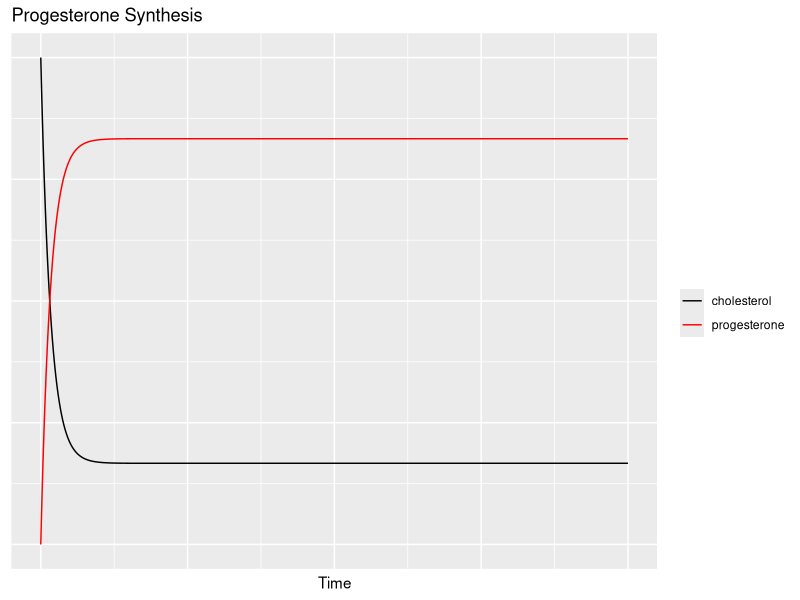
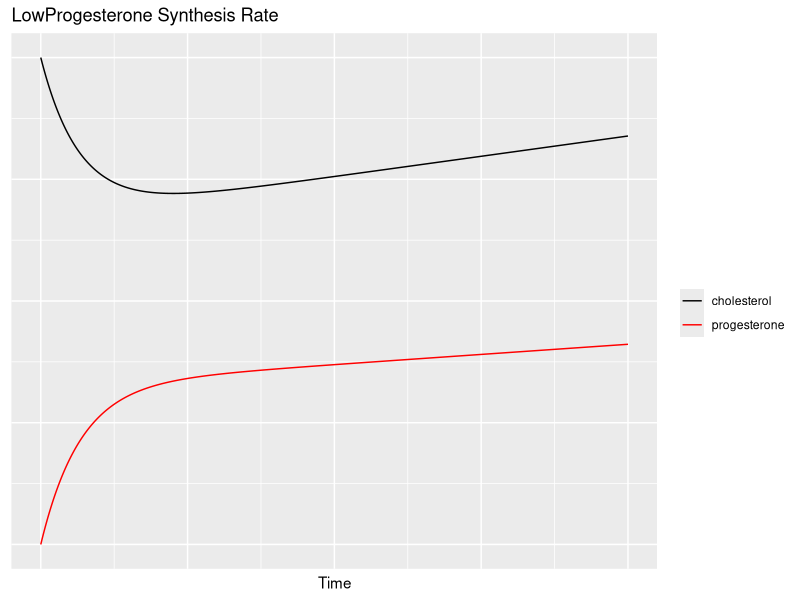
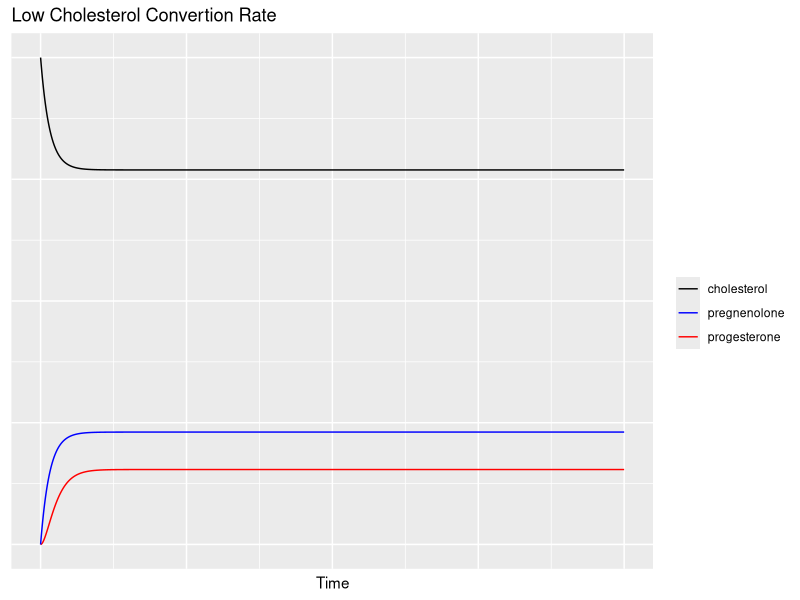

Reproduce these figures in R, in order.
#MIT License
#Copyright (c) 2020 Octavio Gonzalez-Lugo 

#Permission is hereby granted, free of charge, to any person obtaining a copy
#of this software and associated documentation files (the "Software"), to deal
#in the Software without restriction, including without limitation the rights
#to use, copy, modify, merge, publish, distribute, sublicense, and/or sell
#copies of the Software, and to permit persons to whom the Software is
#furnished to do so, subject to the following conditions:
#The above copyright notice and this permission notice shall be included in all
#copies or substantial portions of the Software.
#THE SOFTWARE IS PROVIDED "AS IS", WITHOUT WARRANTY OF ANY KIND, EXPRESS OR
#IMPLIED, INCLUDING BUT NOT LIMITED TO THE WARRANTIES OF MERCHANTABILITY,
#FITNESS FOR A PARTICULAR PURPOSE AND NONINFRINGEMENT. IN NO EVENT SHALL THE
#AUTHORS OR COPYRIGHT HOLDERS BE LIABLE FOR ANY CLAIM, DAMAGES OR OTHER
#LIABILITY, WHETHER IN AN ACTION OF CONTRACT, TORT OR OTHERWISE, ARISING FROM,
#OUT OF OR IN CONNECTION WITH THE SOFTWARE OR THE USE OR OTHER DEALINGS IN THE
#SOFTWARE.
#@author: Octavio Gonzalez-Lugo

###############################################################################
# Loading packages 
###############################################################################

library(deSolve)
library(ggplot2)
library(tidygraph)
library(ggraph)

###############################################################################
#Solver function
###############################################################################

solveModel<- function(Model,InitialConditions,ModelParameters,ColumnNames){
  #Solves numerically an ODE system model,returns a formated dataframe
  #Model             -> function, Model to be solved
  #InitialConditions -> list, Initial conditions for the ODE system 
  #ModelParameters   -> list, Parameters of the ODE model 
  #ColumnNames       -> list, names of the columns for the dataframe 
  #MinMax            -> bool, controlls if a minmax normalization is applied to the data. 
  times <- seq(0, 100, by = 0.1)
  out <- ode(InitialConditions,times,Model,ModelParameters,method="rk4")
  ModelData<-data.frame(out)
  colnames(ModelData)<-ColumnNames
  ModelData
}

###############################################################################
# Plot Functions
###############################################################################

ProgesteronePlot<-function(inputData,PlotTitle){
  #Returns a ggplot
  #inputData  -> model data
  #ColumNames -> Names for the columns in the data
  #PlotTitle  -> Title for the plot
  ModelData<-inputData
  
  graphContainer<-ggplot(data=ModelData,aes(x=Time,y=cholesterol,color="cholesterol"))+geom_line()+
    geom_line(aes(y=progesterone,color="progesterone"))+
    scale_color_manual(values=c("cholesterol"="black","progesterone"="red"))+
    labs(title=PlotTitle,color=" ")+
    theme(axis.title.y = element_blank(),axis.text.y = element_blank(),axis.ticks.y = element_blank(),axis.text.x = element_blank(),axis.ticks.x = element_blank())
  show(graphContainer)
}

ProgesteroneIntermediatePlot<-function(inputData,PlotTitle){
  #Returns a ggplot
  #inputData  -> model data
  #ColumNames -> Names for the columns in the data
  #PlotTitle  -> Title for the plot
  ModelData<-inputData
  
  graphContainer<-ggplot(data=ModelData,aes(x=Time,y=cholesterol,color="cholesterol"))+geom_line()+
    geom_line(aes(y=progesterone,color="progesterone"))+
    geom_line(aes(y=pregnenolone,color="pregnenolone"))+
    scale_color_manual(values=c("cholesterol"="black","progesterone"="red","pregnenolone"="blue"))+
    labs(title=PlotTitle,color=" ")+
    theme(axis.title.y = element_blank(),axis.text.y = element_blank(),axis.ticks.y = element_blank(),axis.text.x = element_blank(),axis.ticks.x = element_blank())
  show(graphContainer)
}

###############################################################################
#Model Progesterone
###############################################################################

ProgesteroneLinear <- function(t,Y,params){
  
  #Simple organic matter decomposition model 
  #t      -> integration time value 
  # 
  #Y      -> list Values for the function to be evaluated 
  #          Y[1]     -> Cholesterol 
  #          Y[2]     -> Progesterone
  #
  #params -> Parameters of the ODE system model 
  #          k1       ->synthesis rate
  #          k2       ->decay rate
  #
  
  with(as.list(c(Y,params)),{
    
    dx1dt= -k1*Y[1] + k2*Y[2]
    dx2dt= k1*Y[1] - k2*Y[2]
    
    list(c(dx1dt,dx2dt))
  })
}

params <- c(k1=0.5,k2=0.1)
Y <- c(1,0)

columnNames<-c("Time","cholesterol","progesterone")
ProgesteroneData<-solveModel(ProgesteroneLinear,Y,params,columnNames)
ProgesteronePlot(ProgesteroneData,"Progesterone Synthesis")

###############################################################################
#Models Progesterone control
###############################################################################

ProgesteroneControlLinear <- function(t,Y,params){
  
  #Simple organic matter decomposition model 
  #t      -> integration time value 
  # 
  #Y      -> list Values for the function to be evaluated 
  #          Y[1]     -> Cholesterol 
  #          Y[2]     -> Progesterone
  #
  #params -> Parameters of the ODE system model 
  #          k1       ->synthesis rate
  #          k2       ->decay rate
  #          kc       ->cholesterol intake rate
  #          kc       ->cholesterol intake
  #
  
  with(as.list(c(Y,params)),{
    
    dx1dt= -k1*Y[1] + k2*Y[2] + kc*u
    dx2dt= k1*Y[1] - k2*Y[2]
    
    list(c(dx1dt,dx2dt))
  })
}

params <- c(k1=0.05,k2=0.10,kc=0.1,u=0.025)
Y <- c(1,0)

columnNames<-c("Time","cholesterol","progesterone")
ProgesteroneControlData<-solveModel(ProgesteroneControlLinear,Y,params,columnNames)
ProgesteronePlot(ProgesteroneControlData,"LowProgesterone Synthesis Rate")

###############################################################################
#Models Progesterone Intermediate
###############################################################################

ProgesteroneIntermediateLinear <- function(t,Y,params){
  
  #Simple organic matter decomposition model 
  #t      -> integration time value 
  # 
  #Y      -> list Values for the function to be evaluated 
  #          Y[1]     -> Cholesterol 
  #          Y[2]     -> pregnenolone 
  #          Y[3]     -> Progesterone
  #
  #params -> Parameters of the ODE system model 
  #          k1       ->Chiolesterol convertion rate
  #          k2       ->Pregenenolone decay rate
  #          k2       ->Pregnenolone convertion rate
  
  
  with(as.list(c(Y,params)),{
    
    dx1dt= -k1*Y[1] + k2*Y[2]
    dx2dt= k1*Y[1] - k2*Y[2]
    dx3dt= k2*Y[2] - k3*Y[3] 
    
    list(c(dx1dt,dx2dt,dx3dt))
  })
}

params <- c(k1=0.15,k2=0.50,k3=0.75)
Y <- c(1,0,0)
columnNames<-c("Time","cholesterol","pregnenolone","progesterone")
ProgesteroneIntermediate<-solveModel(ProgesteroneIntermediateLinear,Y,params,columnNames)
ProgesteroneIntermediatePlot(ProgesteroneIntermediate,"Low Cholesterol Convertion Rate")
